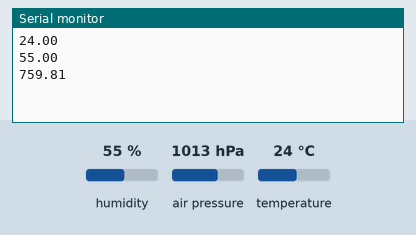
The sketch below on a simulated ESP8266 (NodeMCU). On the bench: the last lines printed to the serial monitor. The test bench sets the inputs (shaded band); at power-on: humidity 55 %, air pressure 1013 hPa, temperature 24 °C.

Above: at 1.7 s.
1.8 s: humidity set to 22 %
At 3.9 s:
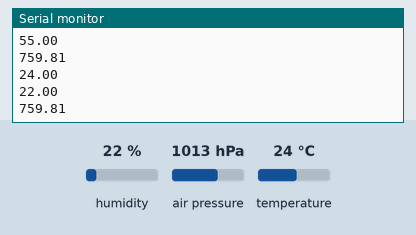
5.7 s: air pressure set to 952 hPa
At 7.6 s:
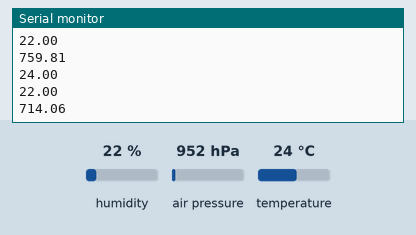
9.6 s: temperature set to 12 °C
At 13.6 s:
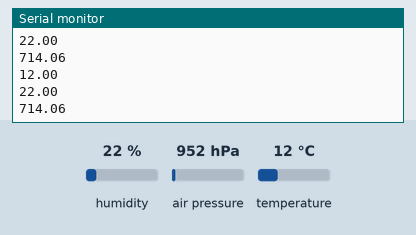
Timing chart, 0 to 15.1 s (numbered marks = the images above; inputs shaded):
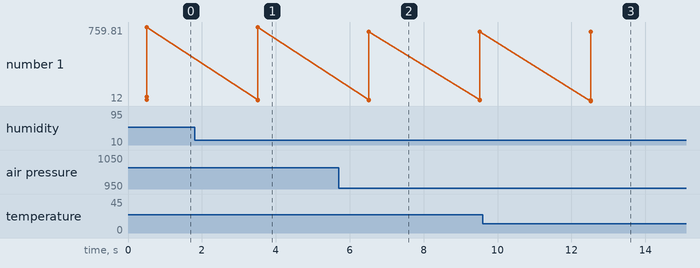

The sketch:

bme280.ino
```cpp
#include "Wire.h"
#include "Adafruit_Sensor.h"
#include "Adafruit_BME280.h"

const float SEA_LEVEL_PRESSURE_HPA = 1013.25;
const int DELAY = 3000;
const int STARTUP_DELAY = 500;

Adafruit_BME280 bme;

void setup() {
  Serial.begin(115200);
  Wire.begin(D2, D1);
  Wire.setClock(100000);
  if (!bme.begin())
  {
    Serial.println("Could not find a valid BME280 sensor, check wiring!");
    //while (1)
    //{
    //  yield();
    //  delay(DELAY);
    //}
  }
  delay(STARTUP_DELAY);

}

void loop() {
 float tempC = bme.readTemperature();
 float humidity = bme.readHumidity();
 float pressurePascals = bme.readPressure();

// Print to serial monitor
Serial.println(tempC);
Serial.println(humidity);
Serial.println(pressurePascals/133.321995);
// Display data on screen in metric units

 yield();
 delay(DELAY);
}
```

Measured:
- after the input at 1.8 s, the serial monitor: prints a new line after 1.7 s (image 1)
- after the input at 5.7 s, the serial monitor: prints a new line after 0.81 s (image 2)
- after the input at 9.6 s, the serial monitor: prints a new line after 2.9 s (image 3)
- plotted number 1: 759.81 → 714.06 after the input at 5.7 s
